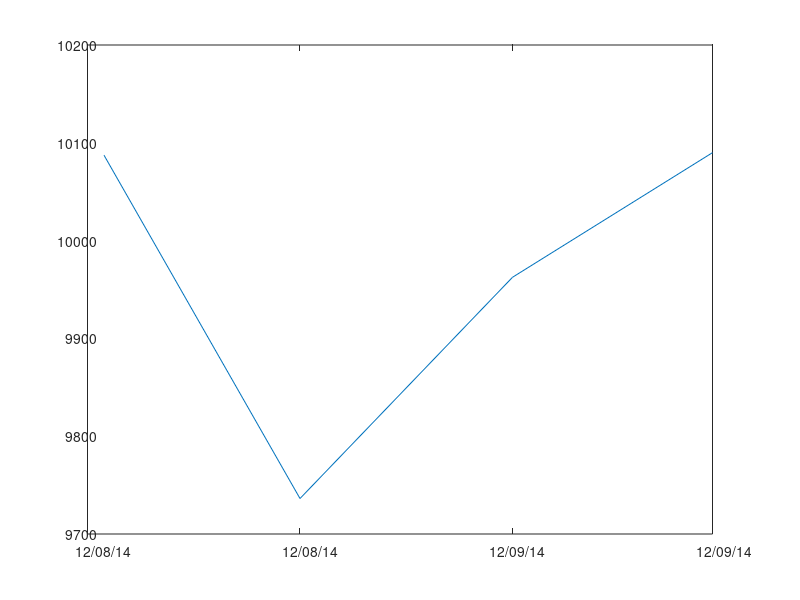

The MATLAB script that drew this image:
time = datenum(2014, 12, 8)
time(end + 1) = time(end) + 1
time(end + 1) = time(end) + 1
time(end + 1) = time(end) + 1
datestr(time)
total = [10116.88, 9736.28, 9962.49, 10089.92]
plot(time, total)
ax = gca()
datetick(2, "keepticks")
set(ax, "xtick", time)
